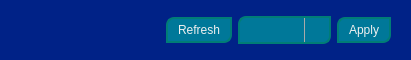
           <widget class="QFrame" name="main_footer_frame">
            <property name="sizePolicy">
             <sizepolicy hsizetype="Expanding" vsizetype="Preferred">
              <horstretch>0</horstretch>
              <verstretch>0</verstretch>
             </sizepolicy>
            </property>
            <property name="minimumSize">
             <size>
              <width>0</width>
              <height>60</height>
             </size>
            </property>
            <property name="maximumSize">
             <size>
              <width>16777215</width>
              <height>60</height>
             </size>
            </property>
            <property name="styleSheet">
             <string notr="true">background-color: #002287;</string>
            </property>
            <property name="frameShape">
             <enum>QFrame::NoFrame</enum>
            </property>
            <property name="frameShadow">
             <enum>QFrame::Raised</enum>
            </property>
            <layout class="QHBoxLayout" name="horizontalLayout_2">
             <property name="topMargin">
              <number>0</number>
             </property>
             <property name="bottomMargin">
              <number>0</number>
             </property>
             <item>
              <widget class="QFrame" name="left_footer_frame">
               <property name="minimumSize">
                <size>
                 <width>100</width>
                 <height>0</height>
                </size>
               </property>
               <property name="styleSheet">
                <string notr="true">/*background-color: rgb(170, 255, 0);*/</string>
               </property>
               <property name="frameShape">
                <enum>QFrame::NoFrame</enum>
               </property>
               <property name="frameShadow">
                <enum>QFrame::Raised</enum>
               </property>
              </widget>
             </item>
             <item>
              <widget class="QFrame" name="right_footer_frame">
               <property name="styleSheet">
                <string notr="true">QPushButton {
color: rgb(240, 240, 240);
padding: 4px 10px;
border: 2px solid #007D76;
background-color: #007899;
/*border-radius: 8px;*/
border-top-left-radius: 8px;
border-bottom-right-radius: 8px;
}
QPushButton:hover {
background-color: #008AB0;
}

QFrame
{
/*background-color: rgb(0, 255, 0);*/
}</string>
               </property>
               <property name="frameShape">
                <enum>QFrame::NoFrame</enum>
               </property>
               <property name="frameShadow">
                <enum>QFrame::Raised</enum>
               </property>
               <layout class="QHBoxLayout" name="horizontalLayout_11">
                <item>
                 <spacer name="horizontalSpacer">
                  <property name="orientation">
                   <enum>Qt::Horizontal</enum>
                  </property>
                  <property name="sizeHint" stdset="0">
                   <size>
                    <width>40</width>
                    <height>20</height>
                   </size>
                  </property>
                 </spacer>
                </item>
                <item>
                 <widget class="QPushButton" name="refresh_usb_portsButton">
                  <property name="cursor">
                   <cursorShape>PointingHandCursor</cursorShape>
                  </property>
                  <property name="text">
                   <string>Refresh</string>
                  </property>
                 </widget>
                </item>
                <item>
                 <widget class="QComboBox" name="usb_port_list">
                  <property name="sizePolicy">
                   <sizepolicy hsizetype="MinimumExpanding" vsizetype="Fixed">
                    <horstretch>0</horstretch>
                    <verstretch>0</verstretch>
                   </sizepolicy>
                  </property>
                  <property name="palette">
                   <palette>
                    <active>
                     <colorrole role="WindowText">
                      <brush brushstyle="SolidPattern">
                       <color alpha="255">
                        <red>255</red>
                        <green>255</green>
                        <blue>255</blue>
                       </color>
                      </brush>
                     </colorrole>
                     <colorrole role="Button">
                      <brush brushstyle="SolidPattern">
                       <color alpha="255">
                        <red>0</red>
                        <green>120</green>
                        <blue>153</blue>
                       </color>
                      </brush>
                     </colorrole>
                     <colorrole role="Text">
                      <brush brushstyle="SolidPattern">
                       <color alpha="255">
                        <red>255</red>
                        <green>255</green>
                        <blue>255</blue>
                       </color>
                      </brush>
                     </colorrole>
                     <colorrole role="ButtonText">
                      <brush brushstyle="SolidPattern">
                       <color alpha="255">
                        <red>255</red>
                        <green>255</green>
                        <blue>255</blue>
                       </color>
                      </brush>
                     </colorrole>
                     <colorrole role="Base">
                      <brush brushstyle="SolidPattern">
                       <color alpha="255">
                        <red>0</red>
                        <green>120</green>
                        <blue>153</blue>
                       </color>
                      </brush>
                     </colorrole>
                     <colorrole role="Window">
                      <brush brushstyle="SolidPattern">
                       <color alpha="255">
                        <red>0</red>
                        <green>120</green>
                        <blue>153</blue>
                       </color>
                      </brush>
                     </colorrole>
                     <colorrole role="PlaceholderText">
                      <brush brushstyle="NoBrush">
                       <color alpha="128">
                        <red>255</red>
                        <green>255</green>
                        <blue>255</blue>
                       </color>
                      </brush>
                     </colorrole>
                    </active>
                    <inactive>
                     <colorrole role="WindowText">
                      <brush brushstyle="SolidPattern">
                       <color alpha="255">
                        <red>255</red>
                        <green>255</green>
                        <blue>255</blue>
                       </color>
                      </brush>
                     </colorrole>
                     <colorrole role="Button">
                      <brush brushstyle="SolidPattern">
                       <color alpha="255">
                        <red>0</red>
                        <green>120</green>
                        <blue>153</blue>
                       </color>
                      </brush>
                     </colorrole>
                     <colorrole role="Text">
                      <brush brushstyle="SolidPattern">
                       <color alpha="255">
                        <red>255</red>
                        <green>255</green>
                        <blue>255</blue>
                       </color>
                      </brush>
                     </colorrole>
                     <colorrole role="ButtonText">
                      <brush brushstyle="SolidPattern">
                       <color alpha="255">
                        <red>255</red>
                        <green>255</green>
                        <blue>255</blue>
                       </color>
                      </brush>
                     </colorrole>
                     <colorrole role="Base">
                      <brush brushstyle="SolidPattern">
                       <color alpha="255">
                        <red>0</red>
                        <green>120</green>
                        <blue>153</blue>
                       </color>
                      </brush>
                     </colorrole>
                     <colorrole role="Window">
                      <brush brushstyle="SolidPattern">
                       <color alpha="255">
                        <red>0</red>
                        <green>120</green>
                        <blue>153</blue>
                       </color>
                      </brush>
                     </colorrole>
                     <colorrole role="PlaceholderText">
                      <brush brushstyle="NoBrush">
                       <color alpha="128">
                        <red>255</red>
                        <green>255</green>
                        <blue>255</blue>
                       </color>
                      </brush>
                     </colorrole>
                    </inactive>
                    <disabled>
                     <colorrole role="WindowText">
                      <brush brushstyle="SolidPattern">
                       <color alpha="255">
                        <red>255</red>
                        <green>255</green>
                        <blue>255</blue>
                       </color>
                      </brush>
                     </colorrole>
                     <colorrole role="Button">
                      <brush brushstyle="SolidPattern">
                       <color alpha="255">
                        <red>0</red>
                        <green>120</green>
                        <blue>153</blue>
                       </color>
                      </brush>
                     </colorrole>
                     <colorrole role="Text">
                      <brush brushstyle="SolidPattern">
                       <color alpha="255">
                        <red>255</red>
                        <green>255</green>
                        <blue>255</blue>
                       </color>
                      </brush>
                     </colorrole>
                     <colorrole role="ButtonText">
                      <brush brushstyle="SolidPattern">
                       <color alpha="255">
                        <red>255</red>
                        <green>255</green>
                        <blue>255</blue>
                       </color>
                      </brush>
                     </colorrole>
                     <colorrole role="Base">
                      <brush brushstyle="SolidPattern">
                       <color alpha="255">
                        <red>0</red>
                        <green>120</green>
                        <blue>153</blue>
                       </color>
                      </brush>
                     </colorrole>
                     <colorrole role="Window">
                      <brush brushstyle="SolidPattern">
                       <color alpha="255">
                        <red>0</red>
                        <green>120</green>
                        <blue>153</blue>
                       </color>
                      </brush>
                     </colorrole>
                     <colorrole role="PlaceholderText">
                      <brush brushstyle="NoBrush">
                       <color alpha="128">
                        <red>255</red>
                        <green>255</green>
                        <blue>255</blue>
                       </color>
                      </brush>
                     </colorrole>
                    </disabled>
                   </palette>
                  </property>
                  <property name="cursor">
                   <cursorShape>PointingHandCursor</cursorShape>
                  </property>
                  <property name="styleSheet">
                   <string notr="true">QComboBox {
color: #fff;
padding: 4px 10px;
border: 2px solid #007D76;
background-color: #007899;
border-top-left-radius: 8px;
border-bottom-right-radius: 8px;
}
/*QComboBox::drop-down{
image: url(:/white_icons/customized/white_arrow_down2.png);
}*/
QComboBox::down-arrow{
image: url(:/white_icons/customized/white_arrow_down2.png);
top: 1px;
}
QComboBox::drop-down {
    subcontrol-origin: padding;
    subcontrol-position: top right;
    width: 24px;

    border-left-width: 1px;
    border-left-color: darkgray;
    border-left-style: solid; /* just a single line */
}
QComboBox:hover {
background-color: #008AB0;
}
QComboBox::drop-down:hover {
background-color: #008ADF;
border-radius: 12px;
}
QComboBox:on{
padding-left: 5px;
}
QComboBox::drop-down:on {
top: 3px;
}
QComoBox QAbstractItemView {
border-top-left-radius: 8px;
border-bottom-right-radius: 8px;
}</string>
                  </property>
                  <property name="currentText">
                   <string comment="Choose Effect" extracomment="Choose Effect"/>
                  </property>
                  <property name="placeholderText">
                   <string comment="Choose Effect" extracomment="Choose Effect"/>
                  </property>
                  <property name="frame">
                   <bool>true</bool>
                  </property>
                 </widget>
                </item>
                <item>
                 <widget class="QPushButton" name="applyButton">
                  <property name="sizePolicy">
                   <sizepolicy hsizetype="Minimum" vsizetype="Fixed">
                    <horstretch>0</horstretch>
                    <verstretch>0</verstretch>
                   </sizepolicy>
                  </property>
                  <property name="cursor">
                   <cursorShape>PointingHandCursor</cursorShape>
                  </property>
                  <property name="styleSheet">
                   <string notr="true"/>
                  </property>
                  <property name="text">
                   <string>Apply</string>
                  </property>
                 </widget>
                </item>
               </layout>
              </widget>
             </item>
            </layout>
           </widget>
